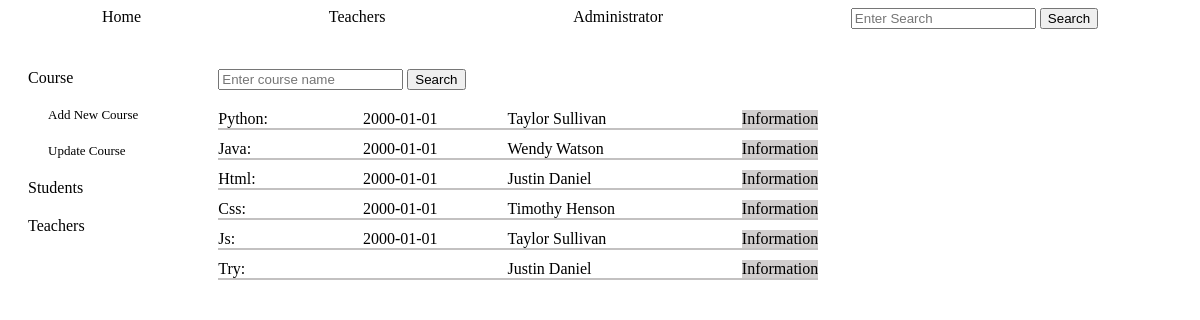
The app's page /admin_courses with its own data.
### tables this page shows
CREATE TABLE courses (
        id INTEGER PRIMARY KEY,
        name TEXT NOT NULL,
        description TEXT,
        teacher_id TEXT NOT NULL,
        start TEXT,
        day TEXT,
        time TEXT, 
        FOREIGN KEY (teacher_id) REFERENCES teachers (id)
        );

CREATE TABLE teachers (
        id INTEGER PRIMARY KEY,
        name TEXT NOT NULL,
        email TEXT NOT NULL UNIQUE,
        phone TEXT
        );

### app.py (the view, shortened to what this page needs)
@app.route('/admin_courses',methods=['GET', 'POST'])
def admin_courses():
    return render_template('admin_courses.html', courses_teachers=courses_teachers())

### crud.py (called while the page is built)
def read_all(table):
    return query(f"SELECT * FROM {table}")

### functions.py (called while the page is built)
def create_courses_objects(courses: list):
    courses_objects=[classes.Course(course[0], course[1], course[2], course[3], course[4], course[5], course[6] ) for course in courses]
    return courses_objects

def create_teachers_objects(teachers: list):
    teachers_objects=[classes.Teacher(teacher[0], teacher[1], teacher[2], teacher[3]) for teacher in teachers]
    return teachers_objects

def courses_teachers():
    courses_teachers=[]
    for course in create_courses_objects(crud.read_all('courses')):
        for teacher in create_teachers_objects(crud.read_all('teachers')):
            if course.teacher_id==str(teacher.tid):
                course_teacher=classes.Course(course.tid, course.name, course.description, teacher.name, course.start, course.day, course.time)
                courses_teachers.append(course_teacher)
    return courses_teachers

### setup_db.py (called while the page is built)
def query(sql):
    with sqlite3.connect('students.db') as conn:
        cur=conn.cursor()
        cur.execute(sql)
        return cur.fetchall()

### templates/admin_courses.html (shortened to what this page needs)
{% include "admin_nav_courses.html" %}
    <div class="admin_courses_main">
        <div class="course_search">
            <form action="" method="POST">
                <input type="text" name="search" placeholder="Enter course name">
                <input type="submit" value="Search">
            </form>
        </div>
        <div class="courses_list">{{result}}
        {% for course in courses_teachers %}
            <div class="course_info">
                <span class="course_name"> {{course.name}}:</span><span class="course_start">{{course.start}}</span> <span class="course_teacher">{{course.teacher_id}}</span>
                <a href="/course_info/{{course.tid}}">Information</a>
            </div>
        {% endfor %}
        </div>
    </div>
</div>

### static/style.css (style rules this page uses)
.admin_courses_main { grid-column: 2; display: flex; flex-direction: column; gap:20px; width:600px; justify-content: space-between; }
.course_search { border-bottom: none; }
.courses_list { display: flex; flex-direction: column; gap: 10px; }
.course_info { display: flex; gap: 10px; justify-content: left; border-bottom: solid; border-width: 2px; border-color: rgb(195, 193, 193); }
.course_info>a { text-decoration: none; color: black; background-color: rgb(209, 206, 206); }
.course_name { width: 150px; }
.course_start { width:150px ; }
.course_teacher { width: 250px; }

### records on screen
courses: name "Python", start "2000-01-01"
teachers: teacher_id "Taylor Sullivan" "Taylor Sullivan"
courses: name "Java", start "2000-01-01"
teachers: teacher_id "Wendy Watson"
courses: name "Html", start "2000-01-01"
teachers: teacher_id "Justin Daniel" "Justin Daniel"
courses: name "Css", start "2000-01-01"
teachers: teacher_id "Timothy Henson"
courses: name "Js", start "2000-01-01"
courses: name "Try"
